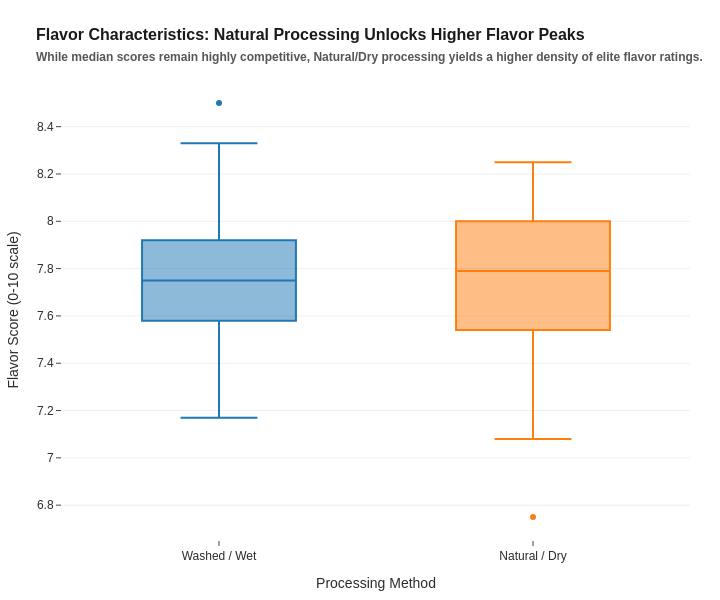

Notebook code for this chart:
### Code cell
# 4. Processing Methods vs. Flavor Profiles
import pandas as pd
import plotly.express as px

# Filter for the two most prominent processing methods
df_proc = df_clean[df_clean['Processing Method'].isin(['Washed / Wet', 'Natural / Dry'])].copy()

#Create an elegant box plot to compare the sensory Flavor scores
fig4 = px.box(
    df_proc,
    x='Processing Method',
    y='Flavor',
    color='Processing Method',
    color_discrete_map={'Washed / Wet': "#1f77b4", 'Natural / Dry': "#ff7f0e"},
    points="outliers",
    labels={'Flavor': 'Flavor Score (0-10 scale)', 'Processing Method': 'Processing Method'}
)

fig4.update_layout(
    title="<b>Flavor Characteristics:</b> Natural Processing Unlocks Higher Flavor Peaks<br><span style='font-size:12px; color:#555;'>While median scores remain highly competitive, Natural/Dry processing yields a higher density of elite flavor ratings.</span>",
    showlegend=False,
    width=720,
    height=600
)

fig4.show()

### Figure 1 — Plotly figure (JSON) as saved in the notebook; plotly's stock layout.template omitted (floating-point values rounded to 4 significant figures)
{"data": [{"alignmentgroup": "True", "boxpoints": "outliers", "hovertemplate": "Processing Method=%{x}<br>Flavor Score (0-10 scale)=%{y}<extra></extra>", "legendgroup": "Washed / Wet", "marker": {"color": "#1f77b4"}, "name": "Washed / Wet", "notched": false, "offsetgroup": "Washed / Wet", "orientation": "v", "showlegend": true, "type": "box", "x": ["Washed / Wet", "Washed / Wet", "Washed / Wet", "Washed / Wet", "Washed / Wet", "Washed / Wet", "Washed / Wet", "Washed / Wet", "Washed / Wet", "Washed / Wet", "Washed / Wet", "Washed / Wet", "Washed / Wet", "Washed / Wet", "Washed / Wet", "Washed / Wet", "Washed / Wet", "Washed / Wet", "Washed / Wet", "Washed / Wet", "Washed / Wet", "Washed / Wet", "Washed / Wet", "Washed / Wet", "Washed / Wet", "Washed / Wet", "Washed / Wet", "Washed / Wet", "Washed / Wet", "Washed / Wet", "Washed / Wet", "Washed / Wet", "Washed / Wet", "Washed / Wet", "Washed / Wet", "Washed / Wet", "Washed / Wet", "Washed / Wet", "Washed / Wet", "Washed / Wet", "Washed / Wet", "Washed / Wet", "Washed / Wet", "Washed / Wet", "Washed / Wet", "Washed / Wet", "Washed / Wet", "Washed / Wet", "Washed / Wet", "Washed / Wet", "Washed / Wet", "Washed / Wet", "Washed / Wet", "Washed / Wet", "Washed / Wet", "Washed / Wet", "Washed / Wet", "Washed / Wet", "Washed / Wet", "Washed / Wet", "Washed / Wet", "Washed / Wet", "Washed / Wet", "Washed / Wet", "Washed / Wet", "Washed / Wet", "Washed / Wet", "Washed / Wet", "Washed / Wet", "Washed / Wet", "Washed / Wet", "Washed / Wet", "Washed / Wet", "Washed / Wet", "Washed / Wet", "Washed / Wet", "Washed / Wet", "Washed / Wet", "Washed / Wet", "Washed / Wet", "Washed / Wet", "Washed / Wet", "Washed / Wet", "Washed / Wet", "Washed / Wet", "Washed / Wet", "Washed / Wet", "Washed / Wet", "Washed / Wet", "Washed / Wet", "Washed / Wet", "Washed / Wet"], "x0": " ", "xaxis": "x", "y": [8.5, 8.17, 8.33, 8.17, 8.08, 8.0, 8.0, 8.0, 7.92, 8.17, 7.83, 7.75, 7.92, 7.92, 8.08, 7.92, 7.92, 8.08, 7.92, 8.0, 7.75, 7.92, 7.83, 8.0, 7.83, 7.83, 7.83, 7.92, 7.83, 8.0, 7.83, 7.75, 7.92, 7.92, 7.75, 7.92, 7.75, 7.92, 7.83, 7.75, 7.67, 7.75, 7.67, 7.67, 7.83, 7.67, 7.75, 7.42, 7.67, 7.92, 7.67, 7.67, 7.67, 7.75, 7.83, 7.75, 7.58, 7.67, 7.67, 7.58, 7.67, 7.5, 7.5, 7.58, 7.67, 7.58, 7.58, 7.58, 7.33, 7.67, 7.58, 7.42, 7.58, 7.42, 7.5, 7.5, 7.67, 7.5, 7.42, 7.5, 7.67, 7.58, 7.42, 7.5, 7.5, 7.42, 7.42, 7.25, 7.17, 7.25, 7.25, 7.17], "y0": " ", "yaxis": "y"}, {"alignmentgroup": "True", "boxpoints": "outliers", "hovertemplate": "Processing Method=%{x}<br>Flavor Score (0-10 scale)=%{y}<extra></extra>", "legendgroup": "Natural / Dry", "marker": {"color": "#ff7f0e"}, "name": "Natural / Dry", "notched": false, "offsetgroup": "Natural / Dry", "orientation": "v", "showlegend": true, "type": "box", "x": ["Natural / Dry", "Natural / Dry", "Natural / Dry", "Natural / Dry", "Natural / Dry", "Natural / Dry", "Natural / Dry", "Natural / Dry", "Natural / Dry", "Natural / Dry", "Natural / Dry", "Natural / Dry", "Natural / Dry", "Natural / Dry", "Natural / Dry", "Natural / Dry", "Natural / Dry", "Natural / Dry", "Natural / Dry", "Natural / Dry", "Natural / Dry", "Natural / Dry", "Natural / Dry", "Natural / Dry", "Natural / Dry", "Natural / Dry", "Natural / Dry", "Natural / Dry", "Natural / Dry", "Natural / Dry", "Natural / Dry", "Natural / Dry", "Natural / Dry", "Natural / Dry", "Natural / Dry", "Natural / Dry"], "x0": " ", "xaxis": "x", "y": [8.25, 8.0, 8.17, 8.17, 7.92, 8.0, 7.92, 8.08, 8.0, 8.08, 8.0, 7.83, 7.75, 8.0, 7.83, 7.92, 7.75, 7.75, 7.83, 7.83, 7.83, 7.67, 7.5, 7.58, 7.58, 7.67, 7.58, 7.58, 7.25, 7.42, 7.33, 7.25, 7.17, 7.17, 7.08, 6.75], "y0": " ", "yaxis": "y"}], "layout": {"boxmode": "overlay", "height": 600, "legend": {"title": {"text": "Processing Method"}, "tracegroupgap": 0}, "showlegend": false, "title": {"text": "<b>Flavor Characteristics:</b> Natural Processing Unlocks Higher Flavor Peaks<br><span style='font-size:12px; color:#555;'>While median scores remain highly competitive, Natural/Dry processing yields a higher density of elite flavor ratings.</span>"}, "width": 720, "xaxis": {"anchor": "y", "categoryarray": ["Washed / Wet", "Natural / Dry"], "categoryorder": "array", "domain": [0, 1], "title": {"text": "Processing Method"}}, "yaxis": {"anchor": "x", "domain": [0, 1], "title": {"text": "Flavor Score (0-10 scale)"}}}}
